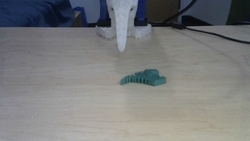
#> input picture dip/dim_lighting/side.jpg, 250 x 141 px, shrunk from 1280 x 720 before the run
$ python test_deblur.py
#> lines starting #> are read from the running program, lines starting #| are printed output that depends on the picture
### dip/partial_occlusion/weiner.py
"""
Wiener Deconvolution for Image Deblurring

Usage:
    python wiener_deblur.py --image blurred.png --kernel_size 15 --sigma 3 --k 0.01

Author: Sachin
"""

import argparse
import cv2
import numpy as np
import os


def gaussian_kernel(size, sigma):
    """Create a 2D Gaussian kernel."""
    ax = np.arange(-size // 2 + 1., size // 2 + 1.)
    xx, yy = np.meshgrid(ax, ax)
    kernel = np.exp(-(xx**2 + yy**2) / (2. * sigma**2))
    kernel /= np.sum(kernel)
    return kernel


def wiener_deconvolution(img, kernel, K):
    """
    Perform Wiener deconvolution.

    img    : blurred image (grayscale, float32)
    kernel : blur kernel (PSF)
    K      : noise-to-signal power ratio
    """
    img_h, img_w = img.shape
    ker_h, ker_w = kernel.shape

    # Pad kernel to image size
    kernel_padded = np.zeros_like(img)
    kernel_padded[:ker_h, :ker_w] = kernel

    # Shift kernel center to (0,0)
    kernel_padded = np.roll(kernel_padded, -ker_h // 2, axis=0)
    kernel_padded = np.roll(kernel_padded, -ker_w // 2, axis=1)

    # FFTs
    IMG = np.fft.fft2(img)
    KER = np.fft.fft2(kernel_padded)

    # Wiener filter
    KER_conj = np.conj(KER)
    wiener_filter = KER_conj / (np.abs(KER)**2 + K)

    # Apply filter
    deblurred = np.fft.ifft2(IMG * wiener_filter)
    deblurred = np.real(deblurred)

    return np.clip(deblurred, 0, 1)


# [28 lines left out: function main, not called in this run]


# [2 lines that do not run on import are left out]

### dip/partial_occlusion/test_deblur.py
#!/usr/bin/env python3
"""
Test script to verify both deblurring methods work correctly.
Creates a blurred test image and then deblurs it using both methods.
"""

import cv2
import numpy as np
from pathlib import Path
import sys

# Add parent directory to path
sys.path.insert(0, str(Path(__file__).parent))

from weiner import gaussian_kernel, wiener_deconvolution


def create_test_blurred_image(input_image_path, output_path, kernel_size=15, sigma=3.0):
    """Create a blurred version of an image for testing."""
#> called with kernel_size = 15, sigma = 3
    # Load image
    img = cv2.imread(str(input_image_path))
#> img is the input picture: shape (141, 250, 3); mean B, G, R 124.1, 123.5, 121.9
    if img is None:
        raise FileNotFoundError(f"Could not load image: {input_image_path}")

    # Convert to grayscale for testing
    gray = cv2.cvtColor(img, cv2.COLOR_BGR2GRAY)
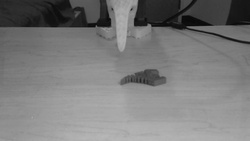
#> gray: shape (141, 250); min 6, max 184, mean 123.1

    # Create blur kernel
    kernel = gaussian_kernel(kernel_size, sigma)

    # Apply blur using filter2D
    blurred = cv2.filter2D(gray, -1, kernel)
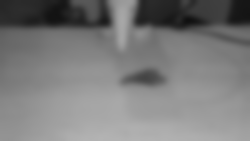
#> blurred: shape (141, 250); min 16, max 179, mean 123.1

    # Save blurred image
    cv2.imwrite(str(output_path), blurred)
    print(f"✓ Created blurred test image: {output_path}")

    return output_path, gray


def test_wiener_deblur(blurred_path, output_path, kernel_size=15, sigma=3.0, k=0.01):
    """Test Wiener deconvolution."""
#> called with kernel_size = 15, sigma = 3, k = 0.01
    print("\n" + "="*60)
    print("TESTING WIENER DECONVOLUTION")
    print("="*60)

    # Load blurred image
    img = cv2.imread(str(blurred_path), cv2.IMREAD_GRAYSCALE)
#> img: shape (141, 250); min 16, max 179, mean 123.1
    if img is None:
        raise FileNotFoundError(f"Could not read image: {blurred_path}")

    img = img.astype(np.float32) / 255.0

    # Create blur kernel
    kernel = gaussian_kernel(kernel_size, sigma)

    # Wiener deconvolution
    deblurred = wiener_deconvolution(img, kernel, k)
#> in wiener_deconvolution, `deblurred = np.real(deblurred)`:
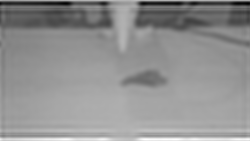
#> deblurred: shape (141, 250) float64; min -0.406, max 1.15, mean 0.478; drawn with min black and max white
#> in wiener_deconvolution, `return np.clip(deblurred, 0, 1)`:
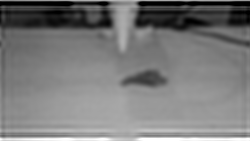
#> returned value: shape (141, 250) float64; min 0, max 1, mean 0.48

    # Save output
    deblurred_uint8 = (deblurred * 255).astype(np.uint8)
    cv2.imwrite(str(output_path), deblurred_uint8)

    print(f"✓ Wiener deblurred image saved to: {output_path}")
    print(f"  Parameters: kernel_size={kernel_size}, sigma={sigma}, k={k}")

    return deblurred_uint8


def test_richardson_lucy(blurred_path, output_path, kernel_size=15, sigma=3.0, iterations=30):
    """Test Richardson-Lucy deconvolution."""
#> called with kernel_size = 15, sigma = 3, iterations = 30
    print("\n" + "="*60)
    print("TESTING RICHARDSON-LUCY DECONVOLUTION")
    print("="*60)

    try:
        from skimage import restoration, img_as_float

        # Load blurred image
        img = cv2.imread(str(blurred_path), cv2.IMREAD_GRAYSCALE)
        if img is None:
            raise FileNotFoundError(f"Could not read image: {blurred_path}")

        img_float = img_as_float(img)

        # Create PSF
        x, y = np.mgrid[-kernel_size//2 + 1:kernel_size//2 + 1,
                        -kernel_size//2 + 1:kernel_size//2 + 1]
        psf = np.exp(-((x**2 + y**2) / (2.0*sigma**2)))
        psf = psf / psf.sum()

        # Apply Richardson-Lucy
        restored = restoration.richardson_lucy(img_float, psf, num_iter=iterations, clip=False)
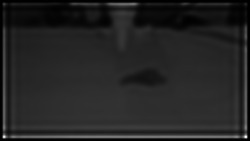
#> restored: shape (141, 250) float64; min 6.89e-08, max 3.38, mean 0.483; drawn with min black and max white
        restored = np.clip(restored, 0, 1)
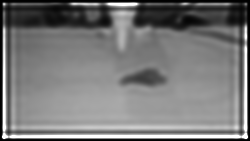
#> restored: shape (141, 250) float64; min 6.89e-08, max 1, mean 0.473

        # Save output
        restored_uint8 = (restored * 255).astype(np.uint8)
        cv2.imwrite(str(output_path), restored_uint8)

        print(f"✓ Richardson-Lucy deblurred image saved to: {output_path}")
        print(f"  Parameters: kernel_size={kernel_size}, sigma={sigma}, iterations={iterations}")

        return restored_uint8

    except ImportError as e:
        print(f"✗ Richardson-Lucy test skipped: {e}")
        print("  Install scikit-image: pip install scikit-image")
        return None


def create_comparison(original, blurred, wiener_result, rl_result, output_path):
    """Create a comparison image showing all results."""
    print("\n" + "="*60)
    print("CREATING COMPARISON IMAGE")
    print("="*60)

    images = [original, blurred, wiener_result]
    labels = ["Original", "Blurred", "Wiener"]

    if rl_result is not None:
        images.append(rl_result)
        labels.append("Richardson-Lucy")

    # Stack horizontally
    comparison = np.hstack(images)
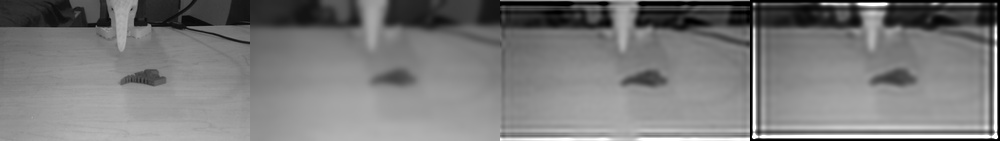
#> comparison: shape (141, 1000); min 0, max 255, mean 122.1
    cv2.imwrite(str(output_path), comparison)

    print(f"✓ Comparison image saved to: {output_path}")
    print(f"  Layout: {' | '.join(labels)}")


def main():
    """Main test function."""
    print("="*60)
    print("DEBLURRING METHODS SANITY CHECK")
    print("="*60)

    # Setup paths
    script_dir = Path(__file__).parent
    output_dir = script_dir / "output"
    output_dir.mkdir(exist_ok=True)

    # Use a test image from dim_lighting
    test_image = script_dir.parent / "dim_lighting" / "side.jpg"

    if not test_image.exists():
        print(f"✗ Test image not found: {test_image}")
        print("  Please provide a test image")
        return

    print(f"\nUsing test image: {test_image}")

    # Step 1: Create blurred test image
    blurred_path, original_gray = create_test_blurred_image(
        test_image,
        output_dir / "test_blurred.jpg",
        kernel_size=15,
        sigma=3.0
    )

    # Step 2: Test Wiener deconvolution
    wiener_result = test_wiener_deblur(
        blurred_path,
        output_dir / "test_wiener_deblurred.jpg",
        kernel_size=15,
        sigma=3.0,
        k=0.01
    )

    # Step 3: Test Richardson-Lucy deconvolution
    rl_result = test_richardson_lucy(
        blurred_path,
        output_dir / "test_rl_deblurred.jpg",
        kernel_size=15,
        sigma=3.0,
        iterations=30
    )

    # Step 4: Create comparison
    blurred_img = cv2.imread(str(blurred_path), cv2.IMREAD_GRAYSCALE)
    create_comparison(
        original_gray,
        blurred_img,
        wiener_result,
        rl_result,
        output_dir / "comparison_deblur_methods.jpg"
    )

    print("\n" + "="*60)
    print("SANITY CHECK COMPLETE!")
    print("="*60)
    print(f"\nAll outputs saved to: {output_dir}")
    print("\nSummary:")
    print("  ✓ Wiener deconvolution: WORKING")
    if rl_result is not None:
        print("  ✓ Richardson-Lucy deconvolution: WORKING")
    else:
        print("  ⚠ Richardson-Lucy deconvolution: SKIPPED (missing scikit-image)")
    print("\nBoth methods are ready to use for deblurring images!")


if __name__ == "__main__":
    main()

$ run again, with dip/dim_lighting/front.jpg copied over dip/dim_lighting/side.jpg
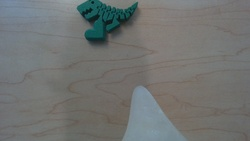
#> input picture dip/dim_lighting/front.jpg, 250 x 141 px, shrunk from 1280 x 720 before the run
#> in create_test_blurred_image, img is the input picture: shape (141, 250, 3); mean B, G, R 113.6, 115.3, 112.8
#> in test_richardson_lucy, `restored = restoration.richardson_lucy(img_float, psf, num_iter=iterat..`:
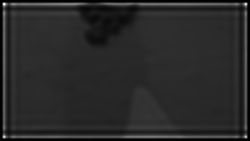
#> restored: shape (141, 250) float64; min 3.03e-07, max 2.73, mean 0.448; drawn with min black and max white
#> in create_comparison, `comparison = np.hstack(images)`:
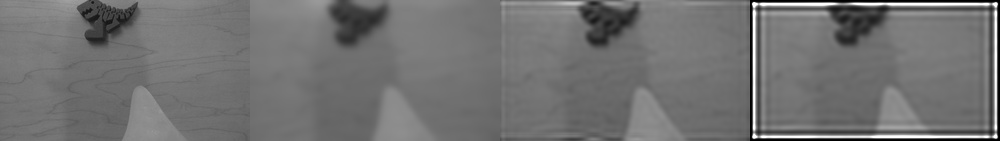
#> comparison: shape (141, 1000); min 0, max 255, mean 113.6
